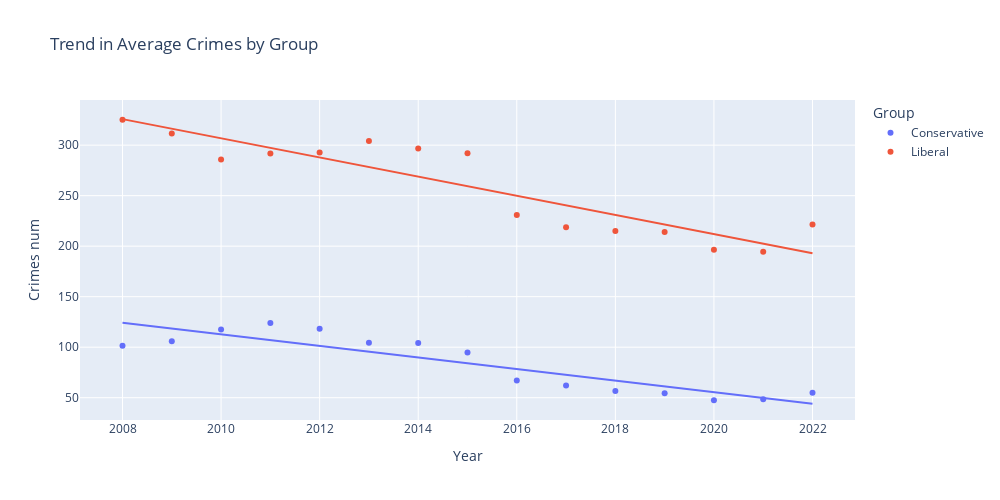

The notebook cell this image was saved under:
### Code cell
fig = px.scatter(
    grouped,
    x='year',
    y='Crimes num',
    color='Group',
    trendline='ols',
    title='Trend in Average Crimes by Group',
    labels={'Total Crimes': 'Avg Crimes per 100k', 'year': 'Year'},
    height=500,
    width=1000
)
fig.show()

### Figure 1 — Plotly figure (JSON) as saved in the notebook; plotly's stock layout.template omitted (floating-point values rounded to 4 significant figures)
{"data": [{"hovertemplate": "Group=Conservative<br>Year=%{x}<br>Crimes num=%{y}<extra></extra>", "legendgroup": "Conservative", "marker": {"color": "#636efa", "symbol": "circle"}, "mode": "markers", "name": "Conservative", "orientation": "v", "showlegend": true, "type": "scatter", "x": [2008, 2009, 2010, 2011, 2012, 2013, 2014, 2015, 2016, 2017, 2018, 2019, 2020, 2021, 2022], "xaxis": "x", "y": [101.3, 105.9, 117.5, 123.9, 118.2, 104.4, 104.0, 94.81, 67.04, 62.15, 56.66, 54.34, 47.48, 48.55, 54.87], "yaxis": "y"}, {"hovertemplate": "<b>OLS trendline</b><br>Crimes num = -5.72732 * year + 11624.6<br>R<sup>2</sup>=0.803602<br><br>Group=Conservative<br>Year=%{x}<br>Crimes num=%{y} <b>(trend)</b><extra></extra>", "legendgroup": "Conservative", "marker": {"color": "#636efa", "symbol": "circle"}, "mode": "lines", "name": "Conservative", "showlegend": false, "type": "scatter", "x": [2008, 2009, 2010, 2011, 2012, 2013, 2014, 2015, 2016, 2017, 2018, 2019, 2020, 2021, 2022], "xaxis": "x", "y": [124.2, 118.4, 112.7, 107.0, 101.3, 95.53, 89.81, 84.08, 78.35, 72.62, 66.9, 61.17, 55.44, 49.71, 43.99], "yaxis": "y"}, {"hovertemplate": "Group=Liberal<br>Year=%{x}<br>Crimes num=%{y}<extra></extra>", "legendgroup": "Liberal", "marker": {"color": "#EF553B", "symbol": "circle"}, "mode": "markers", "name": "Liberal", "orientation": "v", "showlegend": true, "type": "scatter", "x": [2008, 2009, 2010, 2011, 2012, 2013, 2014, 2015, 2016, 2017, 2018, 2019, 2020, 2021, 2022], "xaxis": "x", "y": [325.1, 311.6, 285.8, 291.7, 292.7, 304.0, 296.7, 292.1, 230.8, 218.7, 215.1, 213.9, 196.5, 194.4, 221.4], "yaxis": "y"}, {"hovertemplate": "<b>OLS trendline</b><br>Crimes num = -9.48575 * year + 19373.2<br>R<sup>2</sup>=0.826907<br><br>Group=Liberal<br>Year=%{x}<br>Crimes num=%{y} <b>(trend)</b><extra></extra>", "legendgroup": "Liberal", "marker": {"color": "#EF553B", "symbol": "circle"}, "mode": "lines", "name": "Liberal", "showlegend": false, "type": "scatter", "x": [2008, 2009, 2010, 2011, 2012, 2013, 2014, 2015, 2016, 2017, 2018, 2019, 2020, 2021, 2022], "xaxis": "x", "y": [325.8, 316.3, 306.8, 297.3, 287.8, 278.3, 268.9, 259.4, 249.9, 240.4, 230.9, 221.4, 211.9, 202.5, 193.0], "yaxis": "y"}], "layout": {"height": 500, "legend": {"title": {"text": "Group"}, "tracegroupgap": 0}, "title": {"text": "Trend in Average Crimes by Group"}, "width": 1000, "xaxis": {"anchor": "y", "domain": [0, 1], "title": {"text": "Year"}}, "yaxis": {"anchor": "x", "domain": [0, 1], "title": {"text": "Crimes num"}}}}
